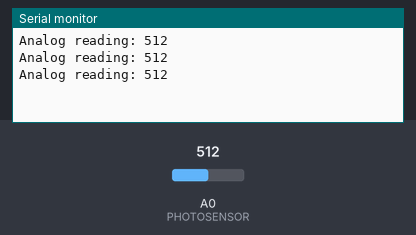
The sketch below on a simulated Arduino Uno, built with avr-gcc and run on an emulated ATmega328P. On the bench: the last lines printed to the serial monitor. The inputs (shaded band) are chosen by the test bench; at power-on: A0 (PHOTOSENSOR) = 512.

Above: at 1.3 s.
1.4 s: A0 (PHOTOSENSOR) set to 716
At 1.9 s:
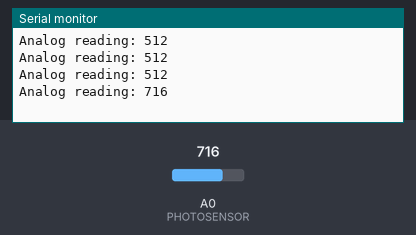
2.9 s: A0 (PHOTOSENSOR) set to 900
At 3.3 s:
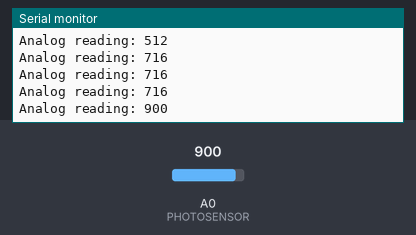
Timing chart, 0 to 5.9 s (numbered marks = the images above; inputs shaded):
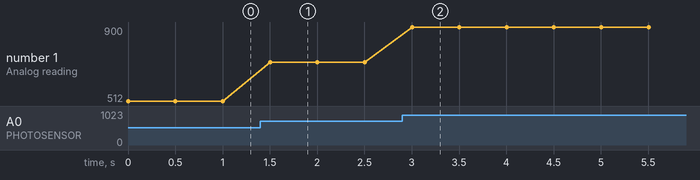

Measured:
- after the input at 1.4 s, the serial monitor: prints a new line after 0.10 s (image 1)
- after the input at 2.9 s, the serial monitor: prints a new line after 0.10 s (image 2)
- plotted number 1: 512 → 716 after the input at 1.4 s, 716 → 900 after the input at 2.9 s

The sketch:

09_RELAY.ino
```cpp
int PHOTOSENSOR = A0;
void setup() {
 Serial.begin(9600);
 pinMode(PHOTOSENSOR, INPUT);
}
void loop() {
 int analogValue = analogRead(PHOTOSENSOR);
 Serial.print("Analog reading: ");
 Serial.println(analogValue);
 delay(500);
}
```
